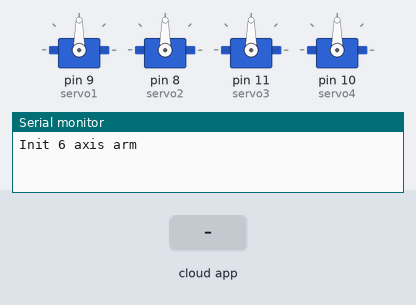
Bench run of a sketch on a simulated Arduino Uno, built with avr-gcc and run on an emulated ATmega328P. Shown: 4 × servo, the last lines printed to the serial monitor. Inputs (shaded band) come from the test bench. The ROS host is connected and sends only what is stated.

Above: at 1.2 s.
1.3 s: the phone or cloud app sets servo1 to 0
At 2.5 s:
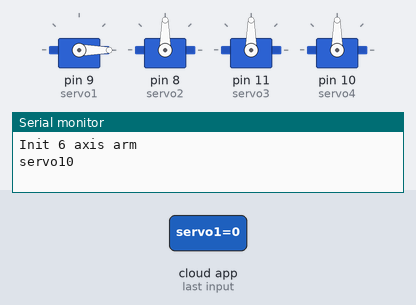
2.8 s: the phone or cloud app sets servo2 to 0
At 3.9 s:
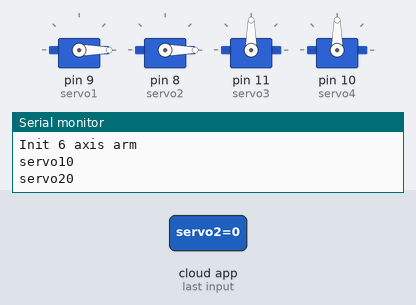
4.3 s: the phone or cloud app sets servo3 to 0
At 5.0 s:
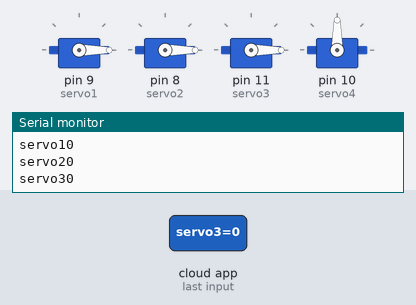
5.8 s: the phone or cloud app sets servo4 to 0
At 6.2 s:
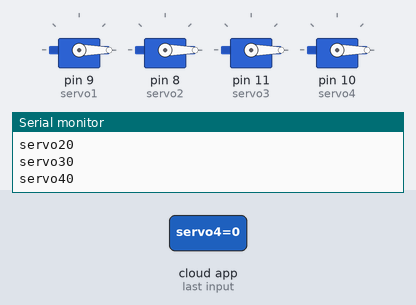
7.3 s: the phone or cloud app sets servo1 to 45
At 8.5 s:
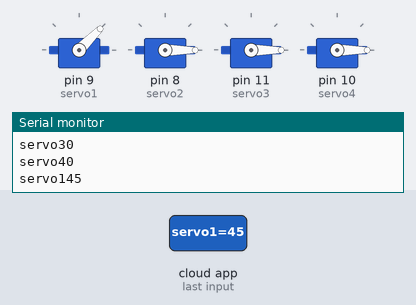
8.8 s: the phone or cloud app sets servo2 to 45
At 9.6 s:
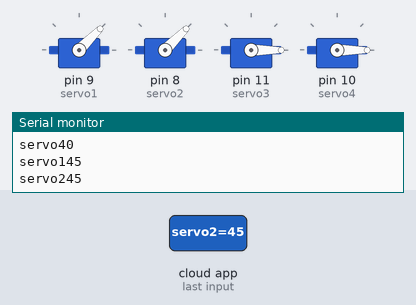
Timing chart, 0 to 11.3 s (numbered marks = the images above; inputs shaded):
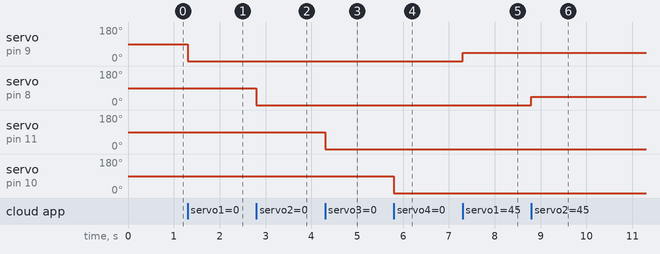

Measured:
- after the input at 1.3 s, servo on pin 9 (servo1): 90° → 0° at once
- after the input at 2.8 s, servo on pin 8 (servo2): 90° → 0° at once
- after the input at 4.3 s, servo on pin 11 (servo3): 90° → 0° at once
- after the input at 5.8 s, servo on pin 10 (servo4): 90° → 0° at once
- after the input at 7.3 s, servo on pin 9 (servo1): 0° → 45° at once
- after the input at 8.8 s, servo on pin 8 (servo2): 0° → 45° at once

The sketch:

ros_6axisarm.ino
```cpp
#if defined(ARDUINO) && ARDUINO >= 100
  #include "Arduino.h"
#else
  #include <WProgram.h>
#endif

#include <Servo.h>
#include <ros.h>
#include <std_msgs/UInt16.h>

ros::NodeHandle  nh;

Servo servo1;
Servo servo2;
Servo servo3;
Servo servo4;
Servo servo5;
Servo servo6;


void servo_cb1( const std_msgs::UInt16& cmd_msg){
  servo1.write(cmd_msg.data); //set servo angle, should be from 0-180
  Serial.print("\nservo1");
  Serial.print(cmd_msg.data);
}

void servo_cb2( const std_msgs::UInt16& cmd_msg){
  servo2.write(cmd_msg.data); //set servo angle, should be from 0-180
  Serial.print("\nservo2");
  Serial.print(cmd_msg.data);
}

void servo_cb3( const std_msgs::UInt16& cmd_msg){
  servo3.write(cmd_msg.data); //set servo angle, should be from 0-180
  Serial.print("\nservo3");
  Serial.print(cmd_msg.data);
}

void servo_cb4( const std_msgs::UInt16& cmd_msg){
  servo4.write(cmd_msg.data); //set servo angle, should be from 0-180
  Serial.print("\nservo4");
  Serial.print(cmd_msg.data);
}
void servo_cb5( const std_msgs::UInt16& cmd_msg){
  servo5.write(cmd_msg.data); //set servo angle, should be from 0-180
  Serial.print("\nservo5");
  Serial.print(cmd_msg.data);
}

void servo_cb6( const std_msgs::UInt16& cmd_msg){
  servo6.write(cmd_msg.data); //set servo angle, should be from 0-180
  Serial.print("\nservo6");
  Serial.print(cmd_msg.data);
}


ros::Subscriber<std_msgs::UInt16> sub1("servo1", servo_cb1);
ros::Subscriber<std_msgs::UInt16> sub2("servo2", servo_cb2);
ros::Subscriber<std_msgs::UInt16> sub3("servo3", servo_cb3);
ros::Subscriber<std_msgs::UInt16> sub4("servo4", servo_cb4);
ros::Subscriber<std_msgs::UInt16> sub5("servo5", servo_cb5);
ros::Subscriber<std_msgs::UInt16> sub6("servo6", servo_cb6);

void setup(){
  pinMode(13, OUTPUT);
  pinMode(12, OUTPUT);
  pinMode(11, OUTPUT);
  pinMode(10, OUTPUT);
  pinMode(9, OUTPUT);
  pinMode(8, OUTPUT);

  nh.initNode();
  nh.subscribe(sub1);
  nh.subscribe(sub2);
  nh.subscribe(sub3);
  nh.subscribe(sub4);
  nh.subscribe(sub5);
  nh.subscribe(sub6);

  servo1.attach(13); //attach it to pin 13
  servo2.attach(12);
  servo3.attach(11); //attach it to pin 11
  servo4.attach(10);
  servo1.attach(9); //attach it to pin 9
  servo2.attach(8);
  Serial.begin(9600);
  Serial.println("Init 6 axis arm");

}

void loop(){
  nh.spinOnce();
  delay(1);
}
```
